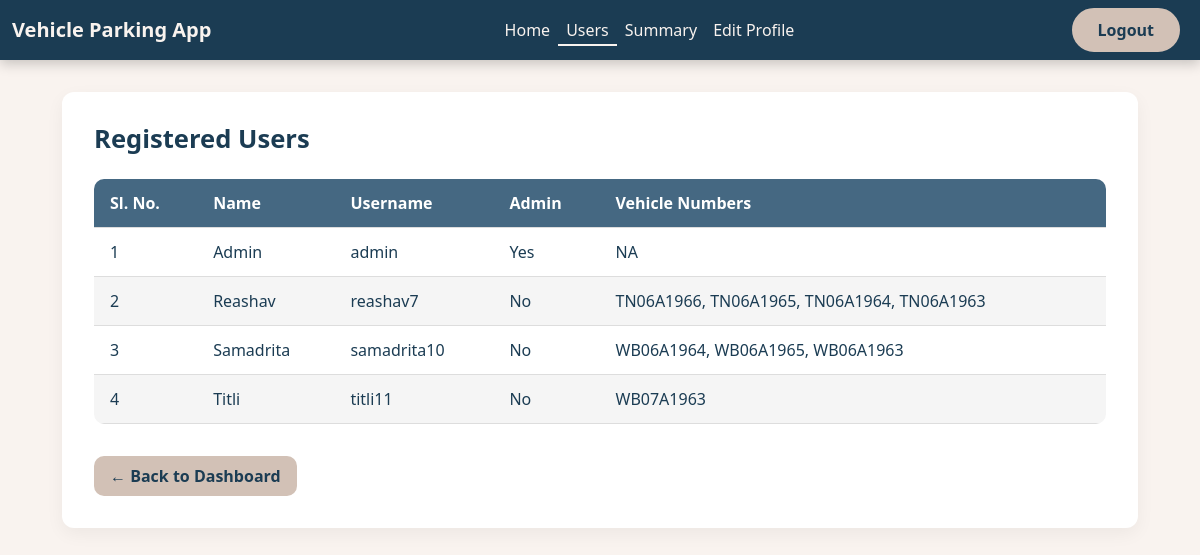
The page /admin_dashboard/users (signed in) on the database its author committed.
### models.py (models this page shows)
class User(db.Model):
    __tablename__ = 'user'
    id = db.Column(db.Integer, primary_key=True)
    username = db.Column(db.String(32), unique=True, nullable=False)
    passhash = db.Column(db.String(256), nullable=False)
    name = db.Column(db.String(64), nullable=False)
    is_admin = db.Column(db.Boolean, default=False, nullable=False)
    reservations = db.relationship('Reservation', backref='user', lazy=True)

class Reservation(db.Model):
    __tablename__ = 'reservation'
    id = db.Column(db.Integer, primary_key=True)
    user_id = db.Column(db.Integer, db.ForeignKey('user.id'), nullable=False)
    spot_id = db.Column(db.Integer, db.ForeignKey('parking_spot.id'), nullable=False)
    date = db.Column(db.Date, nullable=False)
    start_time = db.Column(db.DateTime, default=datetime.utcnow)
    end_time = db.Column(db.DateTime, nullable=True)
    vehicle_number = db.Column(db.String(15), nullable=False)
    hours_parked = db.Column(db.Float, nullable=False)
    parking_cost_per_hour = db.Column(db.Float, nullable=False)
    total_parking_cost = db.Column(db.Float, nullable=False)

### routes.py (the view)
@app.route('/admin_dashboard/users')
@admin_required
def users_list():
    users = User.query.all()
    user_data = []
    for user in users:
        reservations = Reservation.query.filter_by(user_id=user.id).all()
        vehicle_numbers = list({r.vehicle_number for r in reservations})  # Use set to remove duplicates
        if vehicle_numbers:
            vehicle_display = ", ".join(vehicle_numbers)
        else:
            vehicle_display = "NA"
        user_data.append({
            'name': user.name,
            'username': user.username,
            'is_admin': user.is_admin,
            'vehicle_numbers': vehicle_display
        })
    return render_template('users_list.html', users=user_data)

### routes.py (called while the page is built)
def admin_required(func):
    @wraps(func)
    def inner(*args, **kwargs):
        if 'user_id' not in session:
            flash('You need to log in first', 'danger')
            return redirect(url_for('admin_login'))
        user = User.query.get(session['user_id'])
        if not user.is_admin:
            flash('You do not have permission to access this page', 'danger')
            return redirect(url_for('admin_login'))
        return func(*args, **kwargs)
    return inner

### templates/users_list.html (shortened to what this page needs)
{% extends 'layout.html' %}
{% block navbar %}
    {% include 'admin_navbar.html' %}
{% endblock navbar %}
{% block content %}
<div class="container users-container">
    <div class="users-card">
        <h2>Registered Users</h2>
        <table class="user-table">
            <thead>
                <tr>
                    <th>Sl. No.</th>
                    <th>Name</th>
                    <th>Username</th>
                    <th>Admin</th>
                    <th>Vehicle Numbers</th>
                </tr>
            </thead>
            <tbody>
                {% for user in users %}
                <tr>
                    <td>{{ loop.index }}</td>
                    <td>{{ user.name }}</td>
                    <td>{{ user.username }}</td>
                    <td>{{ 'Yes' if user.is_admin else 'No' }}</td>
                    <td>{{ user.vehicle_numbers }}</td>
                </tr>
                {% endfor %}
            </tbody>
        </table>
        <a href="{{ url_for('admin_dashboard', user_id=session['user_id']) }}" class="btn-back">← Back to Dashboard</a>
    </div>
</div>
{% endblock content %}

### templates/users_list.html (style rules this page uses)
body { background-color: #F9F3EF; font-family: 'Segoe UI', Tahoma, Geneva, Verdana, sans-serif; color: #1B3C53; }
.users-container { padding: 2rem; }
.users-card { background-color: #FFFFFF; border-radius: 12px; box-shadow: 0 6px 18px rgba(0, 0, 0, 0.05); padding: 2rem; }
.users-card h2 { font-size: 1.6rem; font-weight: bold; margin-bottom: 1.5rem; color: #1B3C53; }
.user-table { width: 100%; border-collapse: collapse; border-radius: 10px; overflow: hidden; }
.user-table th, .user-table td { padding: 0.75rem 1rem; text-align: left; border-bottom: 1px solid #ddd; }
.user-table th { background-color: #456882; color: #fff; }
.user-table tr:nth-child(even) { background-color: #F5F5F5; }
.btn-back { margin-top: 2rem; background-color: #D2C1B6; color: #1B3C53; border-radius: 10px; padding: 0.5rem 1rem; font-weight: 600; text-decoration: none; display: inline-block; }

### rows shown on the page
User: name "Admin", username "admin", is_admin "Yes", vehicle_numbers "NA"
User: name "Reashav", username "reashav7", is_admin "No", vehicle_numbers "TN06A1966, TN06A1965, TN06A1964, TN06A1963"
User: name "Samadrita", username "samadrita10", is_admin "No", vehicle_numbers "WB06A1964, WB06A1965, WB06A1963"
User: name "Titli", username "titli11"
Reservation: vehicle_numbers "WB07A1963"

### other values the page prints
{{ 'Yes' if user.is_admin else 'No' }} "No"
